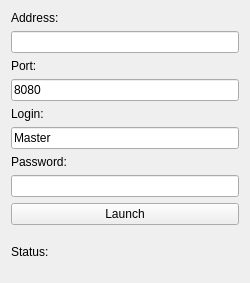
<?xml version="1.0" encoding="UTF-8"?>
<ui version="4.0">
 <class>Display</class>
 <widget class="QWidget" name="Display">
  <property name="geometry">
   <rect>
    <x>0</x>
    <y>0</y>
    <width>250</width>
    <height>283</height>
   </rect>
  </property>
  <property name="windowTitle">
   <string>Form</string>
  </property>
  <layout class="QVBoxLayout" name="verticalLayout_2">
   <item>
    <layout class="QVBoxLayout" name="verticalLayout">
     <item>
      <widget class="QLabel" name="addressLable">
       <property name="text">
        <string>Address:</string>
       </property>
      </widget>
     </item>
     <item>
      <widget class="QLineEdit" name="addressEdit"/>
     </item>
     <item>
      <widget class="QLabel" name="portLable">
       <property name="text">
        <string>Port:</string>
       </property>
      </widget>
     </item>
     <item>
      <widget class="QLineEdit" name="portEdit">
       <property name="text">
        <string>8080</string>
       </property>
      </widget>
     </item>
     <item>
      <widget class="QLabel" name="loginLable">
       <property name="text">
        <string>Login:</string>
       </property>
      </widget>
     </item>
     <item>
      <widget class="QLineEdit" name="loginEdit">
       <property name="text">
        <string>Master</string>
       </property>
      </widget>
     </item>
     <item>
      <widget class="QLabel" name="passwordLable">
       <property name="text">
        <string>Password:</string>
       </property>
      </widget>
     </item>
     <item>
      <widget class="QLineEdit" name="passwordEdit"/>
     </item>
    </layout>
   </item>
   <item>
    <widget class="QPushButton" name="launchButton">
     <property name="text">
      <string>Launch</string>
     </property>
    </widget>
   </item>
   <item>
    <widget class="QLabel" name="statusLable">
     <property name="text">
      <string>Status:</string>
     </property>
    </widget>
   </item>
  </layout>
 </widget>
 <resources/>
 <connections/>
</ui>
